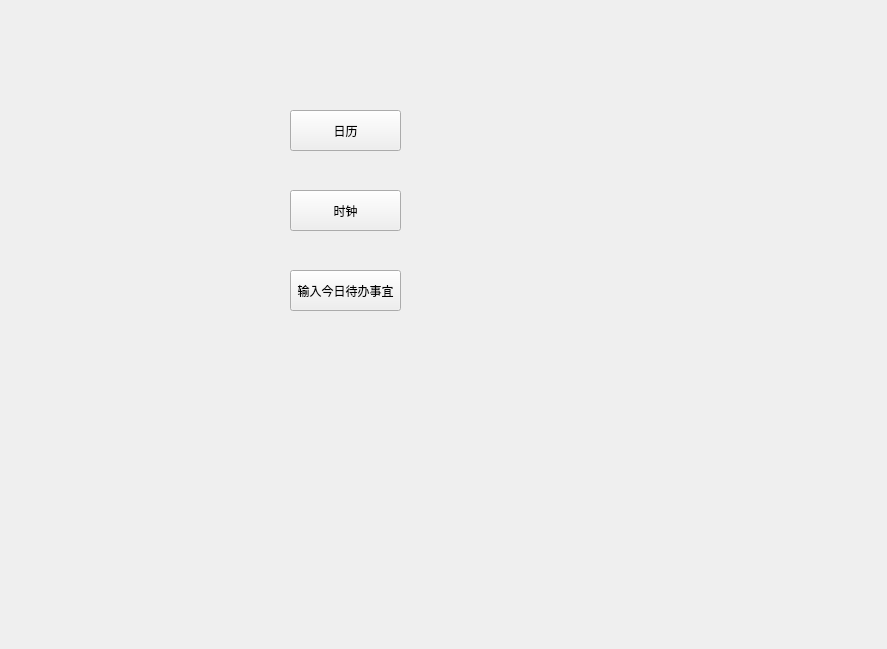
<?xml version="1.0" encoding="UTF-8"?>
<ui version="4.0">
 <class>Index</class>
 <widget class="QWidget" name="Index">
  <property name="geometry">
   <rect>
    <x>0</x>
    <y>0</y>
    <width>887</width>
    <height>649</height>
   </rect>
  </property>
  <property name="windowTitle">
   <string>Form</string>
  </property>
  <widget class="QPushButton" name="pushButton_1">
   <property name="geometry">
    <rect>
     <x>290</x>
     <y>110</y>
     <width>111</width>
     <height>41</height>
    </rect>
   </property>
   <property name="text">
    <string>日历</string>
   </property>
  </widget>
  <widget class="QPushButton" name="pushButton_2">
   <property name="geometry">
    <rect>
     <x>290</x>
     <y>190</y>
     <width>111</width>
     <height>41</height>
    </rect>
   </property>
   <property name="text">
    <string>时钟</string>
   </property>
  </widget>
  <widget class="QPushButton" name="pushButton_3">
   <property name="geometry">
    <rect>
     <x>290</x>
     <y>270</y>
     <width>111</width>
     <height>41</height>
    </rect>
   </property>
   <property name="text">
    <string>输入今日待办事宜</string>
   </property>
  </widget>
 </widget>
 <resources/>
 <connections/>
</ui>
